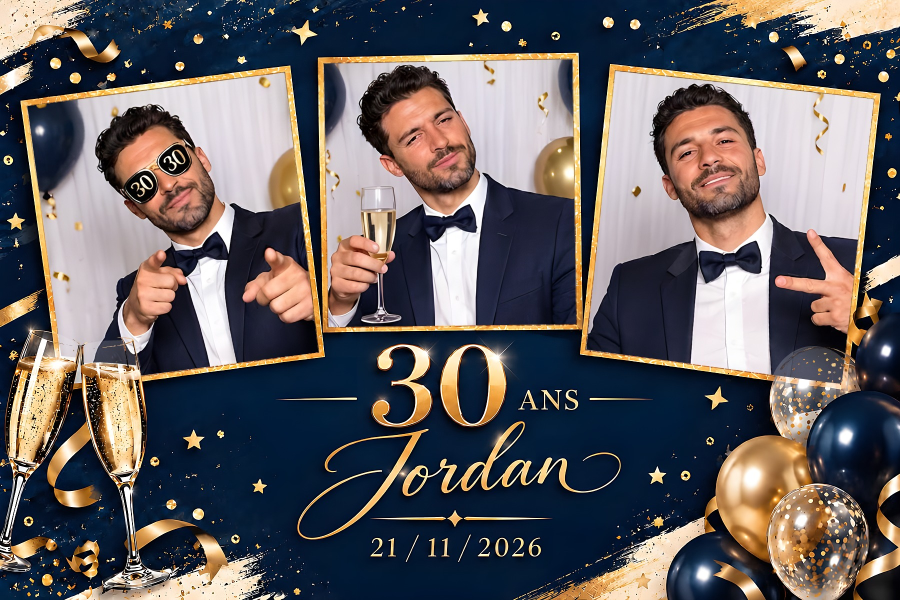
#> input picture cadres/jordan-30ans/apercus/apercu_3photos.jpg, 1800 x 1200 px, given in place of template.png, which was not available (shown at 1/2 size)
$ python bouygues.py ../../cadres/jordan-30ans/apercus/apercu_3photos.jpg
#> lines starting #> are read from the running program, lines starting #| are printed output that depends on the picture; after the words box and inside, x2 and y2 are one past the last pixel; in counts of white or black regions, pixels touching at a corner belong together
"""Bouygues Bâtiment — Cérémonie des médaillés 2026 (soirée du 2 décembre 2026).

1. Modèle d'impression LumaBooth 10x15 (1800x1200, 300 dpi) refait à partir du modèle fourni (1772x1181, JPEG) :
   fond beige uni (plus d'artefacts JPEG ni de liseré clair à droite), éléments détourés et nets (agrandis par
   l'IA puis réduits), fenêtre photo transparente exacte, logo « Remise des médailles » gardé PAR-DESSUS la photo,
   décalé de 30 px vers la gauche pour rester à plus de 4 mm du bord (coupe de l'imprimante).
2. Pages d'accueil 1920x1080 (écran PC horizontal) : fixe (PNG) et animée (MP4 en boucle de 24 s).

Usage (dossier de travail contenant bouygues/src/template.jpg, bouygues/x4/template.png, fonts/) :
    python3 bouygues.py [modele] [accueil] [anime]
"""
import math
import os
import subprocess
import sys
import zipfile

sys.path.insert(0, os.path.dirname(os.path.abspath(__file__)))
import cv2
import numpy as np
from PIL import Image, ImageDraw, ImageFont

WD = os.getcwd()
BB = os.path.join(WD, 'bouygues')
FONTS = os.path.join(WD, 'fonts')
BEIGE = np.array([235, 227, 216], np.float32)
WHITE = np.array([255, 255, 255], np.float32)
BROWN = (77, 51, 24)
ORANGE = (232, 75, 4)
K = 4                                   # facteur de l'image agrandie par l'IA
WIN1 = (115.25, 190.3, 1656.0, 948.4)   # fenêtre blanche du modèle d'origine (coordonnées 1772x1181)
LOGO_SHIFT = -30                        # px (1x) : logo « Remise des médailles » éloigné du bord droit

# groupes d'éléments (boîtes en coordonnées 1x du modèle d'origine)
GROUPS = {
    'batir': (165, 64, 415, 104),
    'logo': (1330, 92, 1760, 560),
    'bouygues': (180, 990, 398, 1142),
    'filet': (1000, 996, 1020, 1153),
    'titre': (1028, 1018, 1648, 1072),
    'medaille': (1645, 998, 1700, 1076),
    'sous_titre': (1024, 1078, 1712, 1122),
}


# ---------------------------------------------------------------- extraction des éléments (en 4x)
def extract_layer():
    """Calque RGBA (4x) des éléments posés sur le fond beige ou sur la fenêtre blanche, couleur décontaminée."""
    hi = np.array(Image.open(os.path.join(BB, 'x4', 'template.png')).convert('RGB')).astype(np.float32)
    H, W, _ = hi.shape
#> H = 1200; W = 1800
    x0, y0, x1, y1 = [v * K for v in WIN1]
    yy, xx = np.mgrid[0:H, 0:W].astype(np.float32)
    inside = ((xx >= x0) & (xx < x1) & (yy >= y0) & (yy < y1))
    nominal = np.where(inside[..., None], WHITE, BEIGE)
    d0 = np.sqrt(((hi - nominal) ** 2).sum(-1))
    # fond estimé localement (l'agrandissement IA décale légèrement le beige et le blanc près des éléments)
    def normconv(mask):
        m = mask.astype(np.float32)
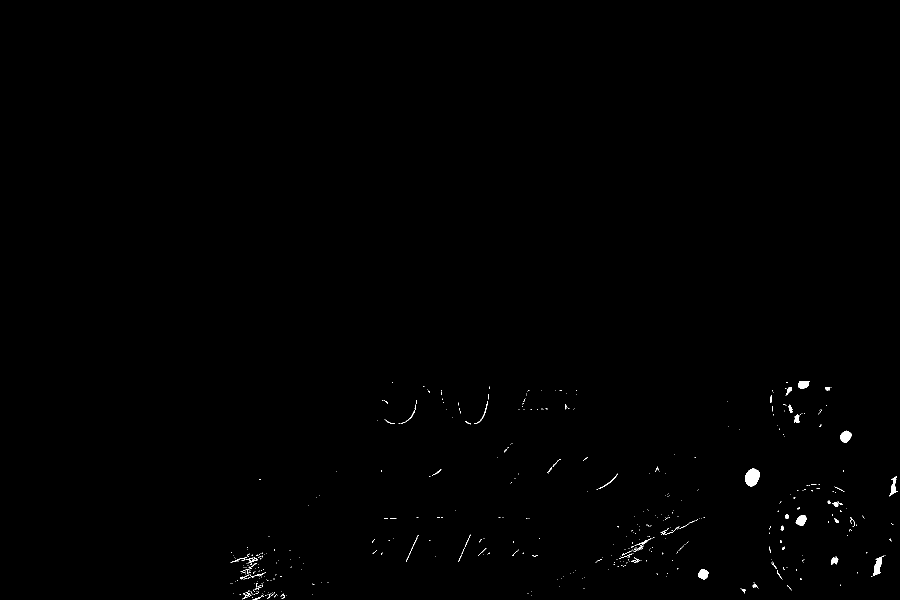
#> m: shape (1200, 1800) float32 (shown at 1/2 size); values 0 (black) and 1 (white), 0.3% white; 470 white regions (415 under 20 px), largest, box (x1, y1, x2, y2) and area: (1490, 937, 1520, 973) 799, (1746, 1111, 1769, 1152) 397, (1681, 861, 1703, 886) 391
        num = cv2.GaussianBlur(hi * m[..., None], (0, 0), 40)
        den = cv2.GaussianBlur(m, (0, 0), 40)[..., None]
        return num / np.maximum(den, 1e-3)
    bg_in = normconv((d0 < 20) & inside)
    bg_out = normconv((d0 < 20) & ~inside)
#> in normconv (call 2), `m = mask.astype(np.float32)`: m: shape (1200, 1800) float32; values 0 (black) and 1 (white), 5.9% white; 2950 white regions (2830 under 20 px), largest, box (x1, y1, x2, y2) and area: (1417, 163, 1747, 479) 47062, (225, 148, 564, 424) 31382, (844, 121, 1021, 264) 10617
#> in normconv (call 2), `return num / np.maximum(den, 1e-3)`:
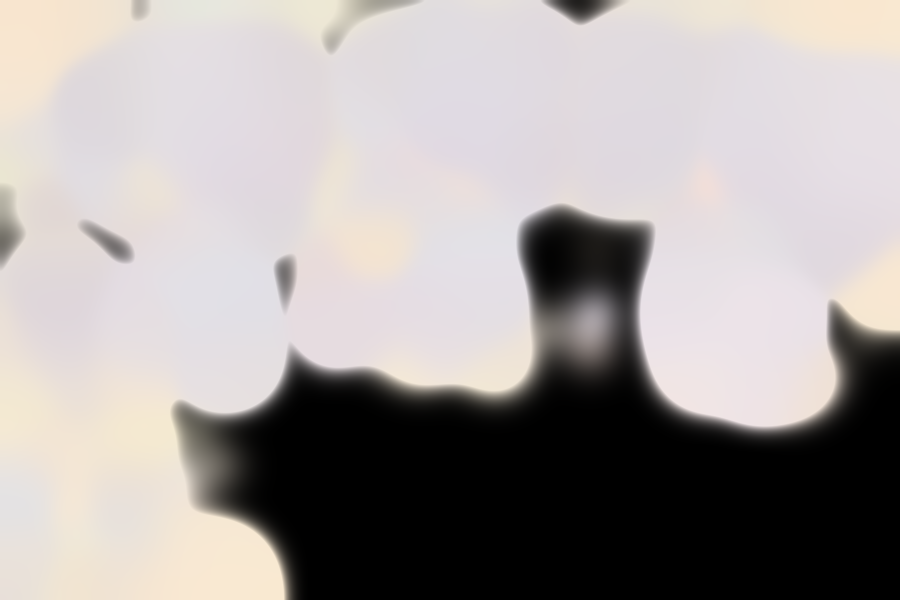
#> returned value: shape (1200, 1800, 3) float32 (shown at 1/2 size); mean of channels 0, 1, 2 164.8, 159.6, 159.3; drawn as R, G, B
    bg = np.where(inside[..., None], bg_in, bg_out)
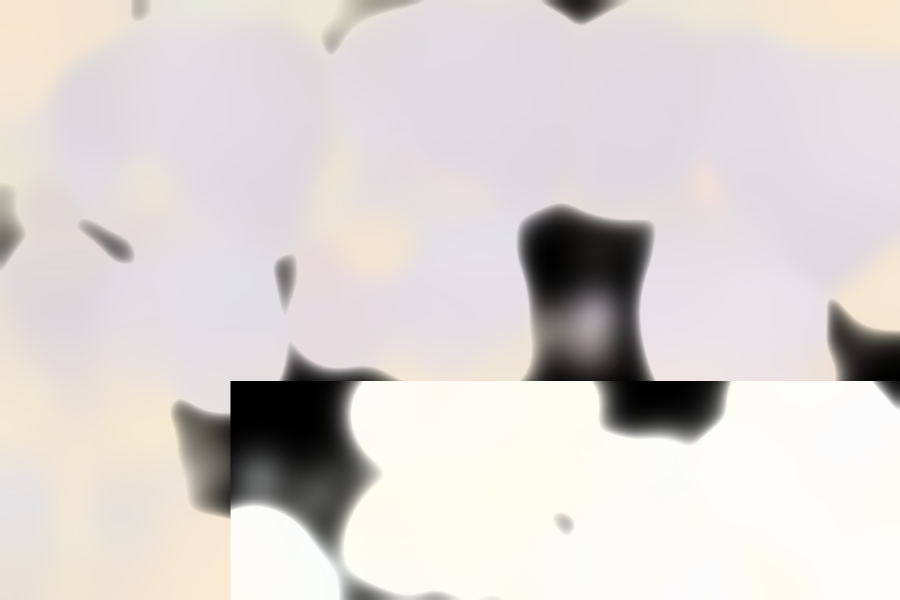
#> bg: shape (1200, 1800, 3) float32 (shown at 1/2 size); mean of channels 0, 1, 2 217.7, 213, 212.5; drawn as R, G, B
    d = np.sqrt(((hi - bg) ** 2).sum(-1))
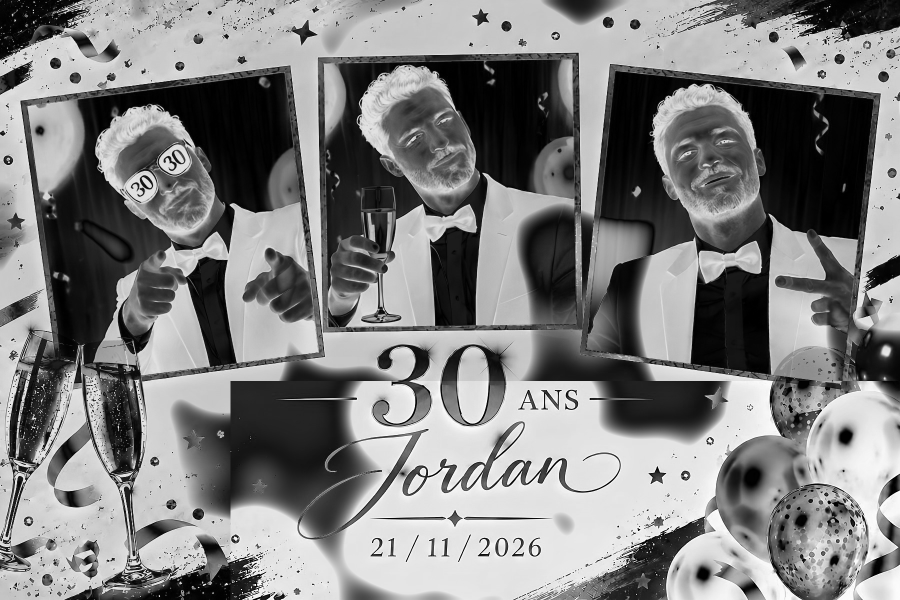
#> d: shape (1200, 1800) float32 (shown at 1/2 size); min 0.187, max 437.7, mean 221.5; drawn with min black and max white
    # bande autour du bord de la fenêtre : distance au segment beige -> blanc (les mélanges ne sont pas des éléments)
    band = ((np.abs(xx - x0) < 10) | (np.abs(xx - x1) < 10)) & (yy > y0 - 10) & (yy < y1 + 10) | \
           ((np.abs(yy - y0) < 10) | (np.abs(yy - y1) < 10)) & (xx > x0 - 10) & (xx < x1 + 10)
    seg = WHITE - BEIGE
    t = np.clip(((hi - BEIGE) @ seg) / (seg @ seg), 0, 1)
    dseg = np.sqrt(((hi - (BEIGE + t[..., None] * seg)) ** 2).sum(-1))
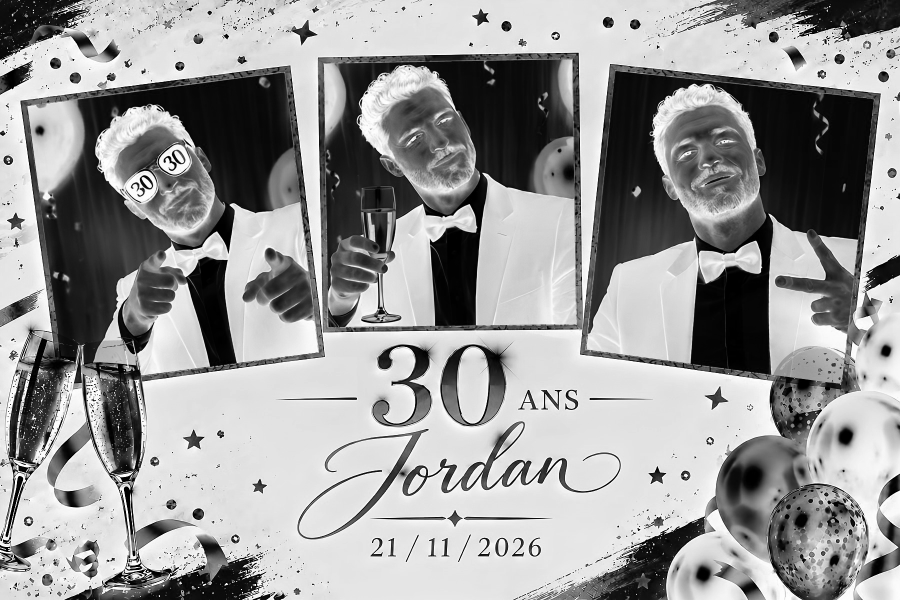
#> dseg: shape (1200, 1800) float32 (shown at 1/2 size); min 0, max 391.7, mean 235.5; drawn with min black and max white
    d = np.where(band, np.maximum(dseg - 4, 0), d)
#> band: shape (1200, 1800) bool; 1.6% white; 1 white region, box (x1, y1, x2, y2) and area: (452, 752, 1800, 1200) 35092
    dmax = cv2.dilate(d, np.ones((9, 9), np.uint8))
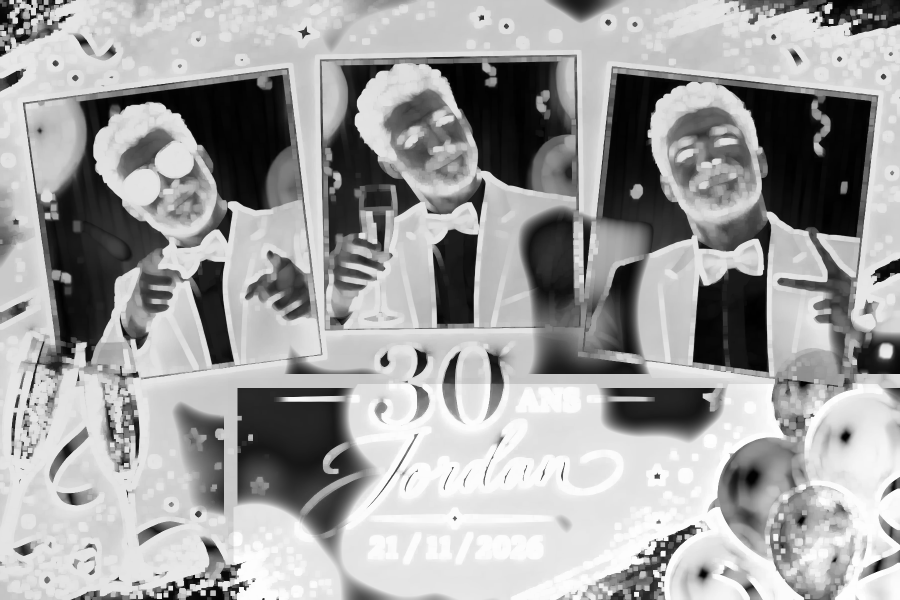
#> dmax: shape (1200, 1800) float32 (shown at 1/2 size); min 0, max 437.7, mean 276.8; drawn with min black and max white
    a = np.maximum(np.clip(d / np.maximum(dmax, 30.0), 0, 1), np.clip((d - 10) / 30.0, 0, 1))
    a = a * np.clip((d - 6) / 6.0, 0, 1)                 # en dessous de 6 : bruit du fond, ignoré
    bgc = np.where(band[..., None], BEIGE + t[..., None] * seg, bg)
    F = np.clip(bgc + (hi - bgc) / np.maximum(a, 1e-3)[..., None], 0, 255)
    F[a < 1e-3] = 0
    a[:, -K * 2:] = 0                                   # liseré clair d'export sur le bord droit
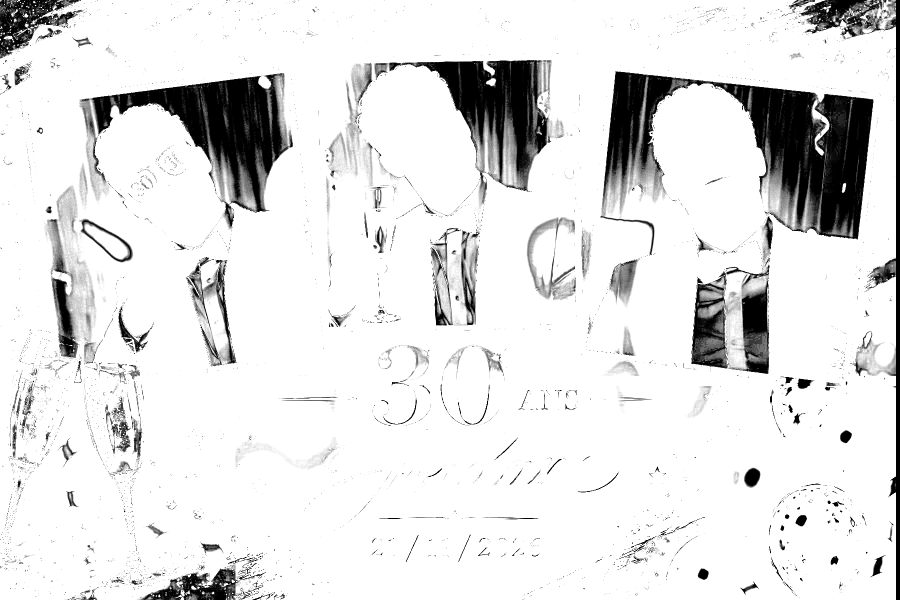
#> a: shape (1200, 1800) float32 (shown at 1/2 size); min 0, max 1, mean 0.885
    return F, a


# [124 lines left out: functions group_masks, crop_group, build_print, write_lumabooth, not called in this run]


# ---------------------------------------------------------------- 2. pages d'accueil 1920x1080
SW, SH = 1920, 1080
LOOP, FPS = 24.0, 30
ICON_TOUCH = 0xE913


# [51 lines left out: functions font, sprite, paste, text_mask, background, not called in this run]


class Scene:
    # [160 lines left out: functions __init__, build_button, button_frame, medal_sprite, logo_frame, render, not called in this run]


class Confetti:
    """Confettis dorés qui tombent en tournoyant ; boucle parfaite de LOOP secondes."""
    COLORS = [(214, 168, 88), (236, 205, 140), (190, 140, 70), (232, 75, 4), (150, 105, 55)]

    # [44 lines left out: functions __init__, draw, avoid_mask, not called in this run]


def finish(c, amount=0.3):
    s = c + amount * (c - cv2.GaussianBlur(c, (0, 0), 0.9))
    return Image.fromarray(np.clip(np.round(s), 0, 255).astype(np.uint8))


# [16 lines left out: function render_video, not called in this run]


if __name__ == '__main__':
    what = sys.argv[1:] or ['modele', 'accueil', 'anime']
    out = os.path.join(BB, 'out')
    os.makedirs(out, exist_ok=True)
    F, a = extract_layer()
    if 'modele' in what:
        for variant, name, title in (('fidele', 'Bouygues_Medailles_2026_A_fidele', 'Medailles 2026 - A fidele'),
                                     ('photo32', 'Bouygues_Medailles_2026_B_photo_3x2', 'Medailles 2026 - B 1 photo'),
                                     ('deux_photos', 'Bouygues_Medailles_2026_C_2photos', 'Medailles 2026 - C 2 photos')):
            rgba, wins = build_print(F, a, variant)
            # transparence nette : uniquement les fenêtres photo à 100 % ; les creux des lettres et des chiffres posés
            # sur la photo restent visuellement transparents (alpha 1/255) pour que la photo s'y voie
            from nettoyer_png import clean
            rgba, holes, fixed = clean(rgba, len(wins), 'quasi')
            print('  fenêtres transparentes', [h[:4] for h in holes], '| pixels parasites corrigés', fixed)
            info = write_lumabooth(rgba, wins, os.path.join(out, 'LumaBooth', variant), name=name, title=title)
            print('modele', variant, info)
    if 'accueil' in what or 'anime' in what:
        sc = Scene(F, a)
        if 'accueil' in what:
            finish(sc.render(0.0, animated=False)).save(os.path.join(out, 'accueil_medailles_1920x1080.png'), optimize=True)
            finish(sc.render(0.0, animated=False)).save(os.path.join(out, 'accueil_medailles_1920x1080.jpg'), quality=95)
        if 'anime' in what:
            print('video', render_video(sc, os.path.join(out, 'accueil_medailles_anime_1920x1080.mp4')))
    print('ok')
